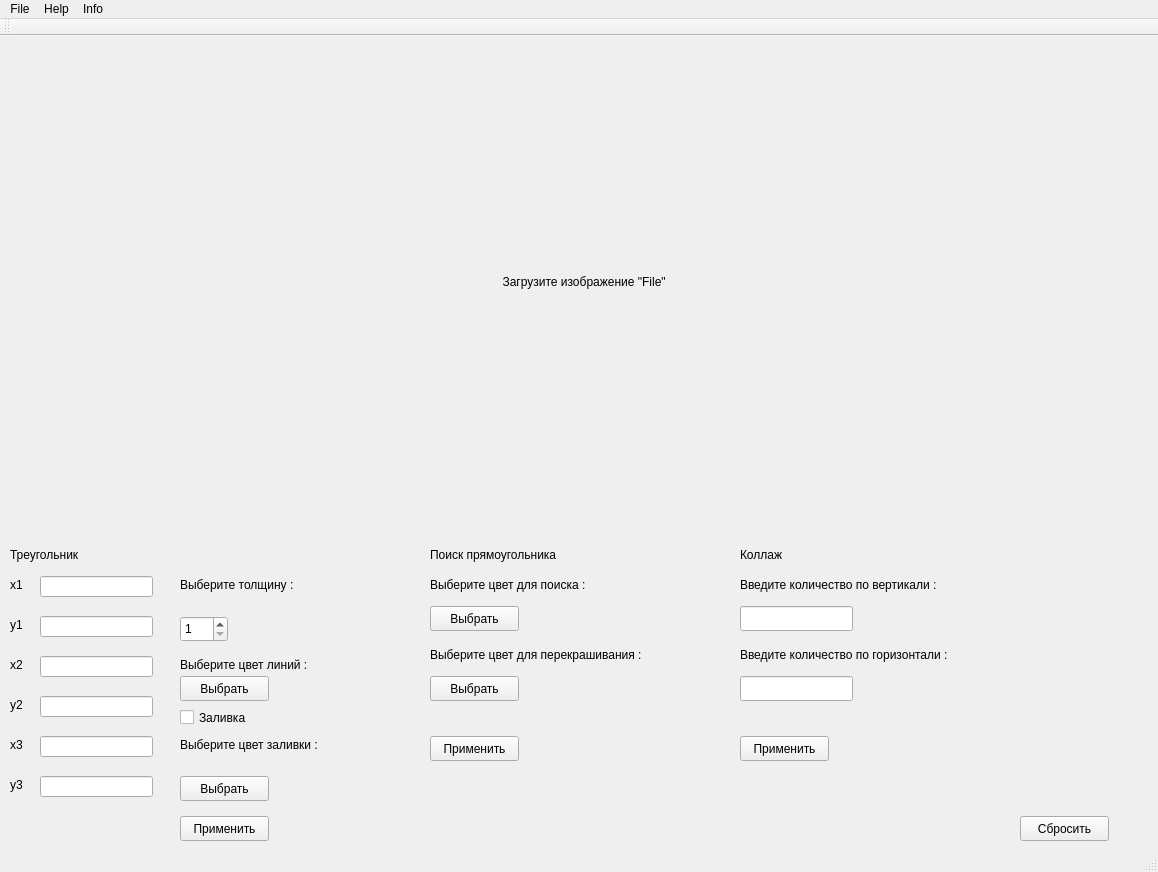
<?xml version="1.0" encoding="UTF-8"?>
<ui version="4.0">
 <class>MainWindow</class>
 <widget class="QMainWindow" name="MainWindow">
  <property name="geometry">
   <rect>
    <x>0</x>
    <y>0</y>
    <width>1158</width>
    <height>872</height>
   </rect>
  </property>
  <property name="windowTitle">
   <string>MainWindow</string>
  </property>
  <widget class="QWidget" name="centralWidget">
   <widget class="QLabel" name="bmp">
    <property name="geometry">
     <rect>
      <x>0</x>
      <y>0</y>
      <width>1131</width>
      <height>491</height>
     </rect>
    </property>
    <property name="text">
     <string>                                                                                                                                                       Загрузите изображение &quot;File&quot;</string>
    </property>
   </widget>
   <widget class="QLabel" name="label_2">
    <property name="geometry">
     <rect>
      <x>10</x>
      <y>510</y>
      <width>101</width>
      <height>17</height>
     </rect>
    </property>
    <property name="text">
     <string>Треугольник</string>
    </property>
   </widget>
   <widget class="QLabel" name="label_3">
    <property name="geometry">
     <rect>
      <x>10</x>
      <y>540</y>
      <width>16</width>
      <height>17</height>
     </rect>
    </property>
    <property name="text">
     <string>x1</string>
    </property>
   </widget>
   <widget class="QLabel" name="label_4">
    <property name="geometry">
     <rect>
      <x>10</x>
      <y>580</y>
      <width>31</width>
      <height>17</height>
     </rect>
    </property>
    <property name="text">
     <string>y1</string>
    </property>
   </widget>
   <widget class="QLabel" name="label_5">
    <property name="geometry">
     <rect>
      <x>10</x>
      <y>620</y>
      <width>67</width>
      <height>17</height>
     </rect>
    </property>
    <property name="text">
     <string>x2</string>
    </property>
   </widget>
   <widget class="QLabel" name="label_6">
    <property name="geometry">
     <rect>
      <x>10</x>
      <y>660</y>
      <width>21</width>
      <height>17</height>
     </rect>
    </property>
    <property name="text">
     <string>y2</string>
    </property>
   </widget>
   <widget class="QLabel" name="label_7">
    <property name="geometry">
     <rect>
      <x>10</x>
      <y>700</y>
      <width>21</width>
      <height>17</height>
     </rect>
    </property>
    <property name="text">
     <string>x3</string>
    </property>
   </widget>
   <widget class="QLabel" name="label_8">
    <property name="geometry">
     <rect>
      <x>10</x>
      <y>740</y>
      <width>21</width>
      <height>17</height>
     </rect>
    </property>
    <property name="text">
     <string>y3</string>
    </property>
   </widget>
   <widget class="QLineEdit" name="x0">
    <property name="geometry">
     <rect>
      <x>40</x>
      <y>540</y>
      <width>113</width>
      <height>21</height>
     </rect>
    </property>
   </widget>
   <widget class="QLineEdit" name="y0">
    <property name="geometry">
     <rect>
      <x>40</x>
      <y>580</y>
      <width>113</width>
      <height>21</height>
     </rect>
    </property>
   </widget>
   <widget class="QLineEdit" name="x1">
    <property name="geometry">
     <rect>
      <x>40</x>
      <y>620</y>
      <width>113</width>
      <height>21</height>
     </rect>
    </property>
   </widget>
   <widget class="QLineEdit" name="y1">
    <property name="geometry">
     <rect>
      <x>40</x>
      <y>660</y>
      <width>113</width>
      <height>21</height>
     </rect>
    </property>
   </widget>
   <widget class="QLineEdit" name="x2">
    <property name="geometry">
     <rect>
      <x>40</x>
      <y>700</y>
      <width>113</width>
      <height>21</height>
     </rect>
    </property>
   </widget>
   <widget class="QLineEdit" name="y2">
    <property name="geometry">
     <rect>
      <x>40</x>
      <y>740</y>
      <width>113</width>
      <height>21</height>
     </rect>
    </property>
   </widget>
   <widget class="QLabel" name="label_9">
    <property name="geometry">
     <rect>
      <x>180</x>
      <y>540</y>
      <width>141</width>
      <height>17</height>
     </rect>
    </property>
    <property name="text">
     <string>Выберите толщину :</string>
    </property>
   </widget>
   <widget class="QSpinBox" name="spinBox">
    <property name="geometry">
     <rect>
      <x>180</x>
      <y>580</y>
      <width>48</width>
      <height>26</height>
     </rect>
    </property>
    <property name="minimum">
     <number>1</number>
    </property>
   </widget>
   <widget class="QLabel" name="label_10">
    <property name="geometry">
     <rect>
      <x>180</x>
      <y>620</y>
      <width>161</width>
      <height>17</height>
     </rect>
    </property>
    <property name="text">
     <string>Выберите цвет линий :</string>
    </property>
   </widget>
   <widget class="QPushButton" name="color1">
    <property name="geometry">
     <rect>
      <x>180</x>
      <y>640</y>
      <width>89</width>
      <height>25</height>
     </rect>
    </property>
    <property name="text">
     <string>Выбрать</string>
    </property>
   </widget>
   <widget class="QPushButton" name="ok">
    <property name="geometry">
     <rect>
      <x>180</x>
      <y>780</y>
      <width>89</width>
      <height>25</height>
     </rect>
    </property>
    <property name="text">
     <string>Применить</string>
    </property>
   </widget>
   <widget class="QPushButton" name="color2">
    <property name="geometry">
     <rect>
      <x>180</x>
      <y>740</y>
      <width>89</width>
      <height>25</height>
     </rect>
    </property>
    <property name="text">
     <string>Выбрать</string>
    </property>
   </widget>
   <widget class="QLabel" name="label_11">
    <property name="geometry">
     <rect>
      <x>180</x>
      <y>700</y>
      <width>161</width>
      <height>17</height>
     </rect>
    </property>
    <property name="text">
     <string>Выберите цвет заливки :</string>
    </property>
   </widget>
   <widget class="QCheckBox" name="checkBox">
    <property name="geometry">
     <rect>
      <x>180</x>
      <y>670</y>
      <width>92</width>
      <height>23</height>
     </rect>
    </property>
    <property name="mouseTracking">
     <bool>true</bool>
    </property>
    <property name="text">
     <string>Заливка</string>
    </property>
   </widget>
   <widget class="QPushButton" name="cancel">
    <property name="geometry">
     <rect>
      <x>1020</x>
      <y>780</y>
      <width>89</width>
      <height>25</height>
     </rect>
    </property>
    <property name="text">
     <string>Сбросить</string>
    </property>
   </widget>
   <widget class="QLabel" name="label_12">
    <property name="geometry">
     <rect>
      <x>740</x>
      <y>510</y>
      <width>101</width>
      <height>17</height>
     </rect>
    </property>
    <property name="text">
     <string>Коллаж</string>
    </property>
   </widget>
   <widget class="QLabel" name="label_13">
    <property name="geometry">
     <rect>
      <x>740</x>
      <y>540</y>
      <width>271</width>
      <height>17</height>
     </rect>
    </property>
    <property name="text">
     <string>Введите количество по вертикали :</string>
    </property>
   </widget>
   <widget class="QLabel" name="label_14">
    <property name="geometry">
     <rect>
      <x>740</x>
      <y>610</y>
      <width>271</width>
      <height>17</height>
     </rect>
    </property>
    <property name="text">
     <string>Введите количество по горизонтали :</string>
    </property>
   </widget>
   <widget class="QLineEdit" name="N">
    <property name="geometry">
     <rect>
      <x>740</x>
      <y>570</y>
      <width>113</width>
      <height>25</height>
     </rect>
    </property>
   </widget>
   <widget class="QLineEdit" name="M">
    <property name="geometry">
     <rect>
      <x>740</x>
      <y>640</y>
      <width>113</width>
      <height>25</height>
     </rect>
    </property>
   </widget>
   <widget class="QPushButton" name="ok_2">
    <property name="geometry">
     <rect>
      <x>740</x>
      <y>700</y>
      <width>89</width>
      <height>25</height>
     </rect>
    </property>
    <property name="text">
     <string>Применить</string>
    </property>
   </widget>
   <widget class="QLabel" name="label_15">
    <property name="geometry">
     <rect>
      <x>430</x>
      <y>510</y>
      <width>181</width>
      <height>17</height>
     </rect>
    </property>
    <property name="text">
     <string>Поиск прямоугольника</string>
    </property>
   </widget>
   <widget class="QLabel" name="label_16">
    <property name="geometry">
     <rect>
      <x>430</x>
      <y>540</y>
      <width>201</width>
      <height>17</height>
     </rect>
    </property>
    <property name="text">
     <string>Выберите цвет для поиска :</string>
    </property>
   </widget>
   <widget class="QLabel" name="label_17">
    <property name="geometry">
     <rect>
      <x>430</x>
      <y>610</y>
      <width>241</width>
      <height>17</height>
     </rect>
    </property>
    <property name="text">
     <string>Выберите цвет для перекрашивания :</string>
    </property>
   </widget>
   <widget class="QPushButton" name="color1_2">
    <property name="geometry">
     <rect>
      <x>430</x>
      <y>570</y>
      <width>89</width>
      <height>25</height>
     </rect>
    </property>
    <property name="text">
     <string>Выбрать</string>
    </property>
   </widget>
   <widget class="QPushButton" name="color2_2">
    <property name="geometry">
     <rect>
      <x>430</x>
      <y>640</y>
      <width>89</width>
      <height>25</height>
     </rect>
    </property>
    <property name="text">
     <string>Выбрать</string>
    </property>
   </widget>
   <widget class="QPushButton" name="ok_3">
    <property name="geometry">
     <rect>
      <x>430</x>
      <y>700</y>
      <width>89</width>
      <height>25</height>
     </rect>
    </property>
    <property name="text">
     <string>Применить</string>
    </property>
   </widget>
   <widget class="QWidget" name="gridLayoutWidget">
    <property name="geometry">
     <rect>
      <x>-1</x>
      <y>-1</y>
      <width>1161</width>
      <height>501</height>
     </rect>
    </property>
    <layout class="QGridLayout" name="gridLayout"/>
   </widget>
  </widget>
  <widget class="QMenuBar" name="menuBar">
   <property name="geometry">
    <rect>
     <x>0</x>
     <y>0</y>
     <width>1158</width>
     <height>22</height>
    </rect>
   </property>
   <widget class="QMenu" name="menuFile">
    <property name="title">
     <string>File</string>
    </property>
    <addaction name="actionOpen"/>
    <addaction name="actionSave_as"/>
   </widget>
   <widget class="QMenu" name="menuHelp">
    <property name="title">
     <string>Help</string>
    </property>
    <addaction name="actionHelp"/>
   </widget>
   <widget class="QMenu" name="menuInfo">
    <property name="title">
     <string>Info</string>
    </property>
    <addaction name="actionInfo"/>
   </widget>
   <addaction name="menuFile"/>
   <addaction name="menuHelp"/>
   <addaction name="menuInfo"/>
  </widget>
  <widget class="QToolBar" name="mainToolBar">
   <attribute name="toolBarArea">
    <enum>TopToolBarArea</enum>
   </attribute>
   <attribute name="toolBarBreak">
    <bool>false</bool>
   </attribute>
  </widget>
  <widget class="QStatusBar" name="statusBar"/>
  <action name="actionOpen">
   <property name="text">
    <string>Open</string>
   </property>
  </action>
  <action name="actionSave_as">
   <property name="text">
    <string>Save as</string>
   </property>
  </action>
  <action name="actionInfo">
   <property name="text">
    <string>Info</string>
   </property>
  </action>
  <action name="actionHelp">
   <property name="text">
    <string>Help</string>
   </property>
  </action>
 </widget>
 <layoutdefault spacing="6" margin="11"/>
 <resources/>
 <connections/>
</ui>
